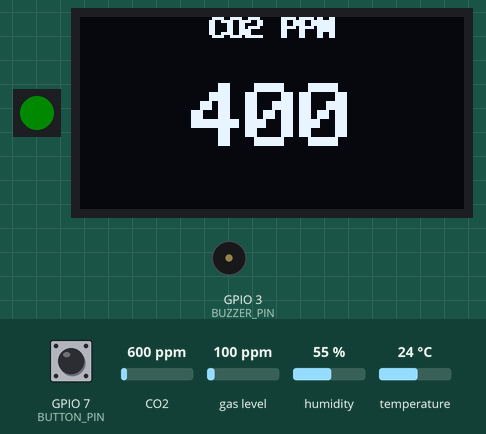
A sketch run on a simulated ESP32-S3. On the bench: 1 RGB LEDs in strip order, left to right, 128×64 one-colour display, buzzer (waves = sounding). The inputs (shaded band) are chosen by the test bench; at power-on: GPIO 7 (BUTTON_PIN) HIGH, gas level 100 ppm, CO2 600 ppm, humidity 55 %, temperature 24 °C. Dim RGB values are drawn brighter than linear.

Above: at 1.3 s.
1.4 s: GPIO 7 (BUTTON_PIN) pulled LOW for 0.15 s
At 1.65 s:
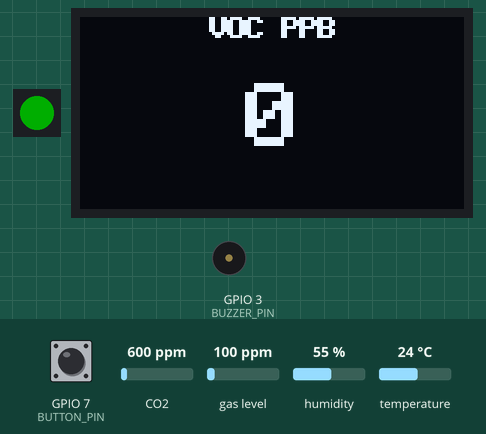
2.1 s: gas level set to 591 ppm
At 4.45 s:
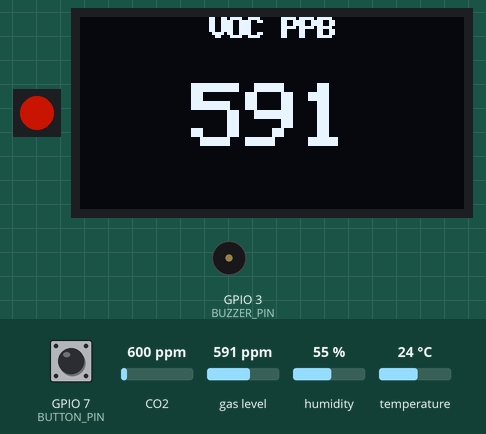
7.3 s: gas level set to 611 ppm
At 8.53 s:
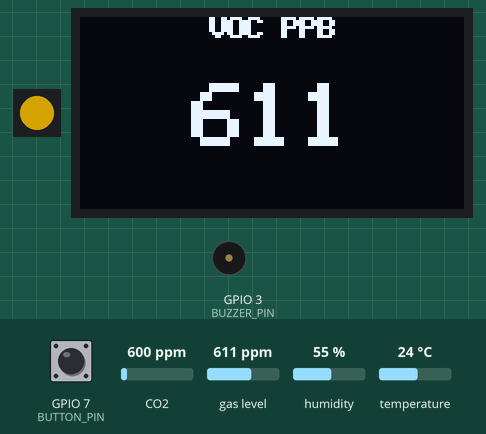
18.0 s: GPIO 7 (BUTTON_PIN) pulled LOW for 1 s
At 18.25 s:
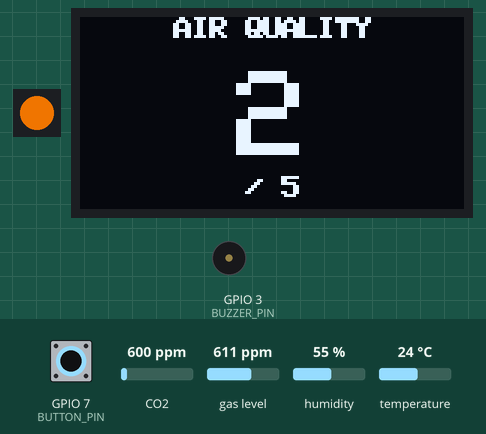
19.6 s: GPIO 7 (BUTTON_PIN) pulled LOW for 0.15 s
At 19.85 s:
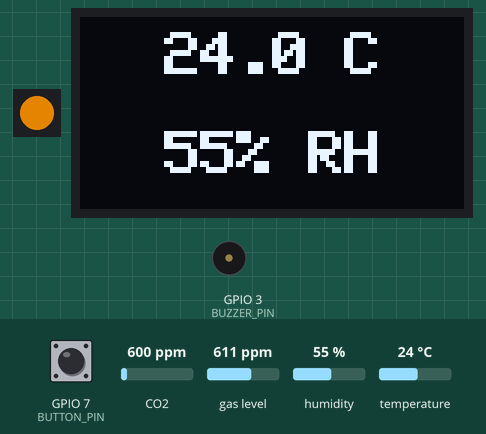
20.3 s: GPIO 7 (BUTTON_PIN) pulled LOW for 3.2 s
At 20.55 s:
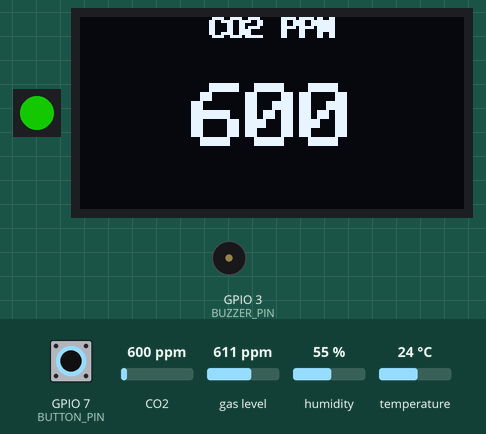
Timing chart, 0 to 25.1 s (numbered marks = the images above; inputs shaded):
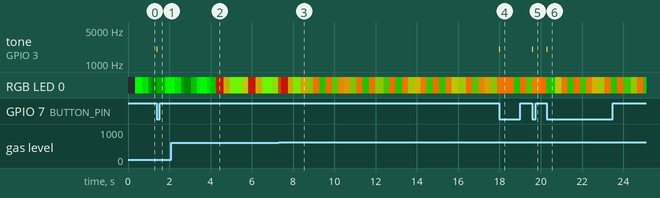

The sketch:

co2monitor.ino
```cpp
#include <Wire.h>
#include <Adafruit_GFX.h>
#include <Adafruit_SSD1306.h>
#include <ScioSense_ENS160.h>
#include <Adafruit_AHTX0.h>
#include <Adafruit_NeoPixel.h>

#define SCREEN_WIDTH 128
#define SCREEN_HEIGHT 64
Adafruit_SSD1306 display(SCREEN_WIDTH, SCREEN_HEIGHT, &Wire, -1);

#define LED_PIN      2
#define BUZZER_PIN   3
#define BUTTON_PIN   7
Adafruit_NeoPixel pixel(1, LED_PIN, NEO_GRB + NEO_KHZ800);

ScioSense_ENS160 ens160(ENS160_I2CADDR_0);
Adafruit_AHTX0 aht;

int currentPage = 0;
bool alarmActive = false;
// Color states: 0=Green, 1=Yellow-Green, 2=Orange, 3=Red
int airState = 0;
bool lastBtnState = HIGH;
unsigned long lastSensorUpdate = 0;
unsigned long lastBuzzerTick = 0;

void centerTextHuge(String text, int y, int size) {
  int16_t x1, y1; uint16_t w, h;
  display.setTextSize(size);
  display.getTextBounds(text, 0, 0, &x1, &y1, &w, &h);
  int x = (SCREEN_WIDTH - w) / 2;
  display.setCursor(x, y);
  display.print(text);
  display.setCursor(x + 1, y);
  display.print(text);
}

void updateHeartbeat() {
  float speed = (airState >= 2) ? 0.012 : 0.004; // Pulse faster if air is bad
  float intensity = (sin(millis() * speed) + 1.0) / 2.0;
  int br = 10 + (intensity * 230); // Brightness scaling

  int r = 0, g = 0, b = 0;

  // Assign base colors based on airState
  switch(airState) {
    case 0: r = 0;   g = br;  b = 0;   break; // Pure Green
    case 1: r = 100; g = br;  b = 0;   break; // Yellow-Green (Lime)
    case 2: r = br;  g = 100; b = 0;   break; // Orange
    case 3: r = br;  g = 0;   b = 0;   break; // Pure Red
  }

  pixel.setPixelColor(0, pixel.Color(r, g, b));
  pixel.show();

  // --- ALARM BUZZER LOGIC ---
  if (alarmActive) {
    if (intensity > 0.95 && (millis() - lastBuzzerTick > 500)) {
      tone(BUZZER_PIN, 1500, 150);
      lastBuzzerTick = millis();
    }
  }
}

void updateDisplay() {
  sensors_event_t h, t; aht.getEvent(&h, &t);
  display.clearDisplay();
  display.setTextColor(SSD1306_WHITE);

  switch (currentPage) {
    case 0: centerTextHuge("CO2 PPM", 0, 1); centerTextHuge(String(ens160.geteCO2()), 22, 3); break;
    case 1: centerTextHuge("VOC PPB", 0, 1); centerTextHuge(String(ens160.getTVOC()), 22, 3); break;
    case 2: centerTextHuge("AIR QUALITY", 0, 1); centerTextHuge(String(ens160.getAQI()), 18, 4); centerTextHuge("/ 5", 53, 1); break;
    case 3: centerTextHuge(String(t.temperature, 1) + " C", 5, 2); centerTextHuge(String(h.relative_humidity, 0) + "% RH", 38, 2); break;
  }
  display.display();
}

void setup() {
  Wire.begin(8, 9);
  Wire.setClock(400000);
  pinMode(BUTTON_PIN, INPUT_PULLUP);
  pinMode(BUZZER_PIN, OUTPUT);
  pixel.begin();
  pixel.setBrightness(255);
  display.begin(SSD1306_SWITCHCAPVCC, 0x3C);
  //display.setRotation(2);
  ens160.begin();
  aht.begin();
  ens160.setMode(ENS160_OPMODE_STD);
  updateDisplay();
}

void loop() {
  updateHeartbeat();

  bool currentBtn = digitalRead(BUTTON_PIN);
  if (currentBtn == LOW && lastBtnState == HIGH) {
    tone(BUZZER_PIN, 2000, 40); // Button click beep
    currentPage = (currentPage + 1) % 4;
    updateDisplay();
    delay(200);
  }
  lastBtnState = currentBtn;

 if (millis() - lastSensorUpdate > 4000) {
    lastSensorUpdate = millis();
    sensors_event_t h, t; aht.getEvent(&h, &t);
    ens160.set_envdata(t.temperature, h.relative_humidity);

    if (ens160.available()) {
      ens160.measure(false);
      int eco2 = ens160.geteCO2();
      int tvoc = ens160.getTVOC();
      int aqi = ens160.getAQI();

      // Determine the worst state based on all three factors
      if (aqi >= 4 || eco2 > 1500 || tvoc > 1000) {
        airState = 3; // Red / Unhealthy
        alarmActive = true;
      } else if (aqi == 3 || eco2 > 1000 || tvoc > 600) {
        airState = 2; // Orange / Fair
        alarmActive = false;
      } else if (aqi == 2 || eco2 > 800 || tvoc > 250) {
        airState = 1; // Yellowish-Green / Good
        alarmActive = false;
      } else {
        airState = 0; // Green / Excellent
        alarmActive = false;
      }
      updateDisplay();
    }
 }
}
```

Measured:
- the behaviour switches between 600 and 601 ppm on gas level (found by bisection; images 2 and 3)
- after the input at 1.4 s, tone on GPIO 3 (BUZZER_PIN): silent → 2000 Hz at once, → silent 0.04 s later
- after the input at 18.0 s, tone on GPIO 3 (BUZZER_PIN): silent → 2000 Hz at once, → silent 0.04 s later
- after the input at 19.6 s, tone on GPIO 3 (BUZZER_PIN): silent → 2000 Hz at once, → silent 0.04 s later
- after the input at 20.3 s, tone on GPIO 3 (BUZZER_PIN): silent → 2000 Hz at once, → silent 0.04 s later
